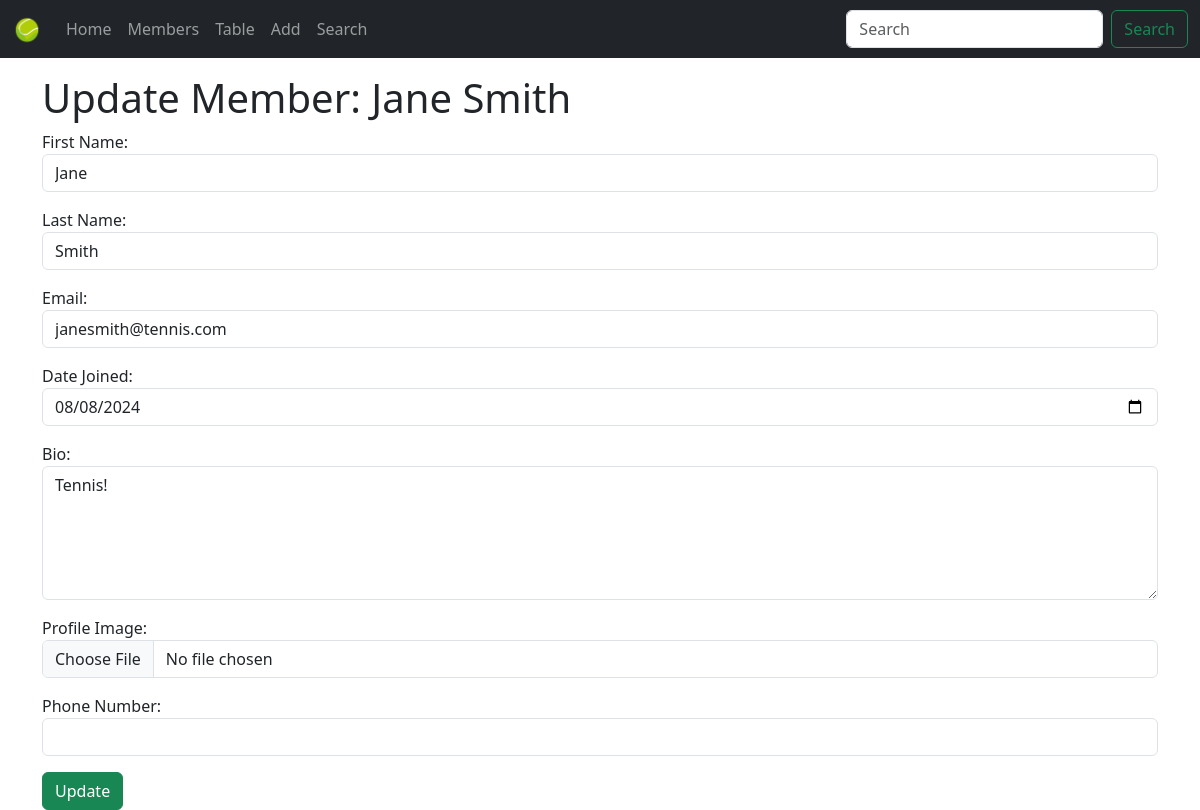
The page /update_member/jane-smith/ on the database as committed earlier.
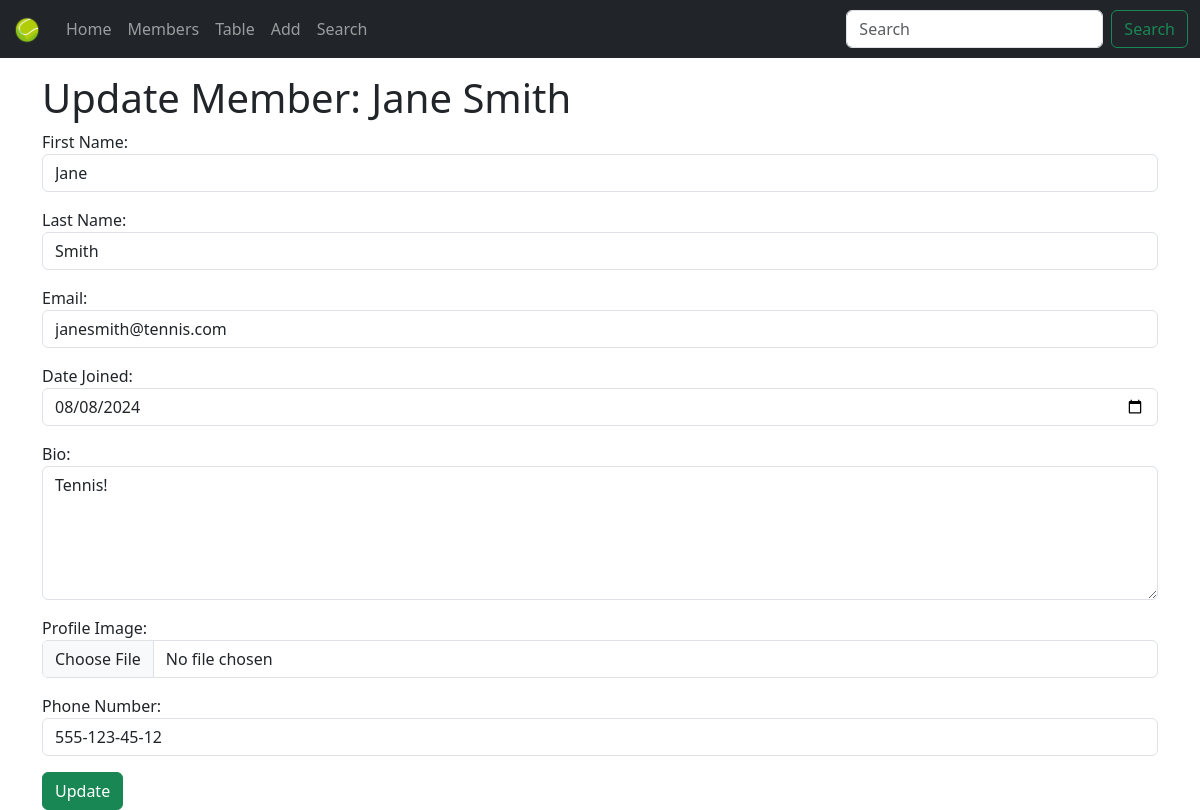
The same page on the database as committed later.
### members/models.py (models this page shows, shortened)
class Member(models.Model):
    firstname = models.CharField(max_length=255)
    lastname = models.CharField(max_length=255)
    email = models.EmailField(max_length=255, unique=True, blank=True)
    joined_date = models.DateField(null=True)
    slug = models.SlugField(default="", null=False)
    bio = models.TextField(max_length=500, blank=True, null=True)
    profile_image = models.ImageField(upload_to='members/', blank=True, null=True) # New.
    phone_number = models.CharField(max_length=50, blank=True, null=True) # New.

### members/views.py (the view)
# urls.py: path('update_member/<slug:slug>/', view=views.update_member, name='update_member'),
def update_member(request, slug):
    member = get_object_or_404(models.Member, slug=slug)
    if request.method == 'POST':
        form = forms.MemberForm(request.POST, request.FILES, instance=member)
        if form.is_valid():
            form.save()
            msg.success(request, 'Member updated successfully.')
            return redirect('all_members')
        else:
            msg.warning(request, 'Failed to update member.')
    else:
        form = forms.MemberForm(instance=member)
    return render(request, 'update_member.html', {'form': form, 'member': member})

### members/forms.py
class MemberForm(forms.ModelForm):
    firstname = forms.CharField(widget=forms.TextInput(attrs={'class': 'form-control'}), label='First Name')
    lastname = forms.CharField(widget=forms.TextInput(attrs={'class': 'form-control'}), label='Last Name')
    email = forms.EmailField(widget=forms.EmailInput(attrs={'class': 'form-control'}), label='Email')
    profile_image = forms.ImageField(widget=forms.FileInput(attrs={'class': 'form-control'}), label='Profile Image', required=False)
    phone_number = forms.CharField(widget=forms.TextInput(attrs={'class': 'form-control'}), label='Phone Number', required=False)
    bio = forms.CharField(widget=forms.Textarea(attrs={'class': 'form-control', 'rows': 5}), label='Bio', required=False)
    joined_date = forms.DateField(widget=forms.DateInput(attrs={'class': 'form-control', 'type': 'date'}), label='Date Joined')
    class Meta:
        model = Member
        fields = ['firstname', 'lastname', 'email', 'joined_date', 'bio', 'profile_image', 'phone_number']

### templates/update_member.html (shortened to what this page needs)
{% extends "master.html" %}
{% block content %}
    <h1>Update Member: {{ member.firstname }} {{ member.lastname }}</h1>
    <form method="post" enctype="multipart/form-data">
        {{ form.as_p }}
        <button class="btn btn-success" type="submit">Update</button>
    </form>
{% endblock %}

Rows that differ between the two databases and show on the page:
changed Member "Jane": phone_number (not shown) → "555-123-45-12"
